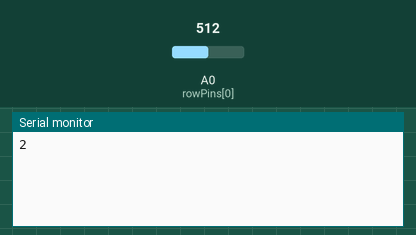
Simulated run of this sketch. Board: Arduino Uno, built with avr-gcc and run on an emulated ATmega328P. Parts: the last lines printed to the serial monitor. Inputs (shaded band) come from the test bench; at power-on: A0 (rowPins[0]) = 512.

Above: at 1.2 s.
1.3 s: A0 (rowPins[0]) set to 744
At 2.5 s:
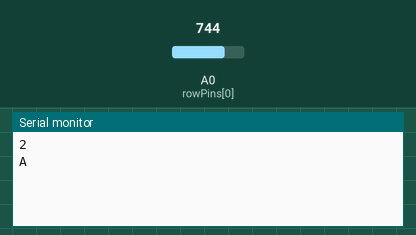
2.8 s: A0 (rowPins[0]) set to 724
At 4.1 s:
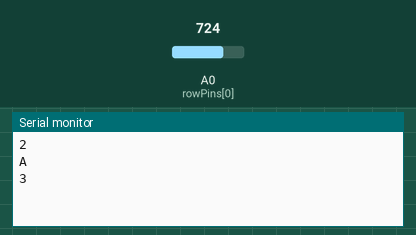

Measured:
- after the input at 1.3 s, the serial monitor: prints a new line at once (image 1)
- after the input at 2.8 s, the serial monitor: prints a new line at once (image 2)

The sketch:

_02_UsingFourAnalogInputs.ino
```cpp
// Keyboard Matrix reader using 4 analog pins
// by Hari Wiguna 2014
// Circuit and this code at https://github.com/hwiguna/g33k

byte rowPins[] = {A0,A1,A2,A3};
byte rowChars[][5] = {
  {'1','2','3','A',' '},
  {'4','5','6','B',' '},
  {'7','8','9','C',' '},
  {'*','0','#','D',' '}
};
char lastChar = ' ';

void setup() {
  // Enable pullup resistor on A0..A3 so we won't get random values when no keys are pressed.
  for (byte i=0; i<4; i++)
    digitalWrite(rowPins[i],HIGH);

  // initialize the serial communication:
  Serial.begin(9600);
}

// Translate analog 0..1023 values to 0..4
// I don't use map() function because I want complete control over where the thresholds are.
// These thresholds are chosen by averaging values for each column and then finding the mid points between them.
byte AnalogToIndex(int a) {
  return a < 360 ? 0 : a < 548 ? 1 : a < 734 ? 2 : a < 920 ? 3 : 4;
}

void loop() {
  byte value = ' ';
  int rawValues[4];
  for (byte row=0; row<4; row++) {
    int rawValue = analogRead( rowPins[row] );
    byte columnIndex = AnalogToIndex( rawValue );
    if (columnIndex<4) {
      value = rowChars[row][columnIndex];
      break;
    }
  }

  if (value != lastChar ) {
    Serial.write(value); Serial.println();
    lastChar = value;
  }

  // wait a bit for the analog-to-digital converter
  // to stabilize after the last reading:
  delay(20);
}
```
